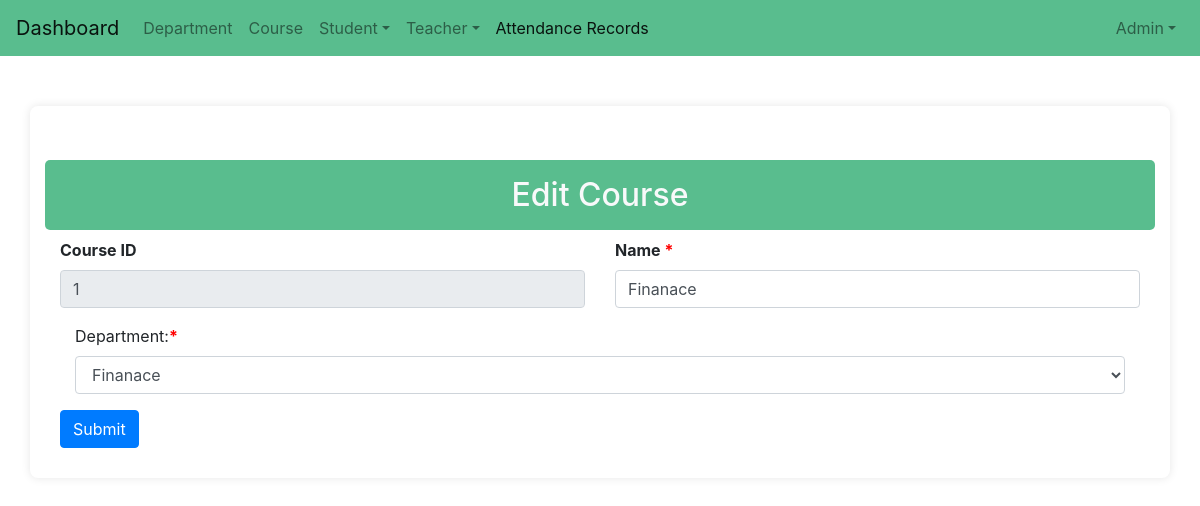
The page /courses_update/1/ (signed in) on the database its author committed.
### attandance/models.py (models this page shows, shortened)
class CustomUser(AbstractUser):
    full_name = models.CharField(max_length=100, null=True)
    phone_number = models.CharField(max_length=15, blank=True, null=True)
    role = models.CharField(max_length=50, null=True)
    date_of_creation = models.DateField(auto_now_add=True, null=True)
    last_login_date = models.DateField(blank=True, null=True)
    is_super_admin = models.BooleanField(default=False)
    teacher = models.OneToOneField(Teacher, on_delete=models.CASCADE, null=True, blank=True)
    objects = CustomUserManager()

class Courses(models.Model):
    course_id = models.CharField(max_length=100, null=True)
    name = models.CharField(max_length=255, )
    department = models.ForeignKey(Department, on_delete=models.CASCADE)
    created_on = models.DateTimeField(auto_now_add=True)
    updated_on = models.DateTimeField(auto_now=True)

class Department(models.Model):
    dep_id = models.CharField(max_length=100, null=True)
    name = models.CharField(max_length=255, )
    description = models.TextField(blank=True, null=True)
    created_on = models.DateTimeField(auto_now_add=True)
    updated_on = models.DateTimeField(auto_now=True)

### attandance/views.py (the view, shortened to what this page needs)
# urls.py: path('courses_update/<int:courses_id>/', views.courses_update, name='courses_update'),
@login_required(login_url='home')
def courses_update(request, courses_id):
    course = get_object_or_404(Courses, pk=courses_id)
    departments = Department.objects.all()
    return render(request, 'admin/courses/courses_update.html', {
        'course': course,
        'departments': departments
    })

### templates/admin/courses/courses_update.html (shortened to what this page needs)
<!DOCTYPE html>
<html lang="en">
{% load static %}
<head>
</head>
<body>
    {% include 'navbar.html' %}
    <div class="container">
        <h2 class="text-center text-light py-3 mt-4" style="background: #59bd8e;">Edit Course</h2>
        <form method="post" enctype="multipart/form-data">
            <div class="container-fluid">
                <div class="row">
                    <div class="col-md-6">
                        <label for="course_id" class="form-label">Course ID</label>
                        <input type="text" class="form-control" id="course_id" value="{{ course.course_id }}" name="course_id" readonly>
                    </div>
                    <div class="col-md-6">
                        <label for="name" class="form-label">Name <span style="color:red;">*</span></label>
                        <input type="text" class="form-control" id="name" name="name" value="{{ form_data.name|default:course.name }}">
                    </div>
                </div>
                <div class="col-md-12 mt-3">
                    <label for="department">Department:<span style="color:red; font-weight:bold;">*</span></label>
                    <select id="department" name="department" class="form-control">
                        {% for department in departments %}
                        <option value="{{ department.id }}" {% if course.department.id == department.id %}selected{% endif %}>{{ department.name }}</option>
                        {% endfor %}
                    </select>
                </div>
                <div class="row mt-3">
                    <div class="col-md-12">
                        <button type="submit" class="btn btn-primary">Submit</button>
                    </div>
                </div>
            </div>
        </form>
    </div>
</body>
</html>

### templates/navbar.html (shortened to what this page needs)
<html lang="en">
<head>
  <link rel="stylesheet" href="https://maxcdn.bootstrapcdn.com/bootstrap/4.5.2/css/bootstrap.min.css">
  <link rel="stylesheet" href="https://cdn.datatables.net/1.13.6/css/jquery.dataTables.min.css">
  <link href="https://cdnjs.cloudflare.com/ajax/libs/select2/4.1.0/css/select2.min.css" rel="stylesheet" />
  <link rel="stylesheet" href="https://cdnjs.cloudflare.com/ajax/libs/font-awesome/5.15.3/css/all.min.css">
</head>
<body>
  <nav class="navbar navbar-expand-lg navbar-light" style="background: #59bd8e;">
    <a class="navbar-brand" href="/dashboard">Dashboard</a>
    <div class="collapse navbar-collapse" id="navbarSupportedContent">
      <ul class="navbar-nav mr-auto">
        <li class="nav-item ">
          <a class="nav-link" href="{% url 'department_list' %}">Department</a>
        </li>
        <li class="nav-item ">
          <a class="nav-link" href="{% url 'courses_list' %}">Course</a>
        </li>
        <li class="nav-item dropdown">
          <a class="nav-link dropdown-toggle" data-toggle="dropdown" href="#">Student</a>
        </li>
        <li class="nav-item dropdown">
          <a class="nav-link dropdown-toggle" data-toggle="dropdown" href="#">Teacher</a>
        </li>
        <li class="nav-item active">
          <a class="nav-link" href="/upload_and_filter_attendance">Attendance Records
       </a>
        </li>
      </ul>
      <ul class="navbar-nav ml-auto">
        {% if user.username is not None %}
        <li class="nav-item dropdown custom-dropdown">
          <a class="nav-link dropdown-toggle" data-toggle="dropdown" href="#">{{ user.username|capfirst }}</a>
        </li>
        {% endif %}
      </ul>
    </div>
</nav>
</body>
</html>

### templates/admin/courses/courses_update.html (style rules this page uses)
body { background-color: #f8f9fa; font-family: Arial, sans-serif; }
.container { max-width: 800px; background: #ffffff; padding: 30px; border-radius: 8px; box-shadow: 0 0 10px rgba(0, 0, 0, 0.1); margin-top: 50px; }
h2 { background-color: #59bd8e; color: white; padding: 15px; border-radius: 5px; font-size: 1.5rem; text-align: center; }
.form-label { font-weight: bold; }
.form-control { border-radius: 5px; }
.btn-primary { background-color: #59bd8e; border: none; border-radius: 5px; padding: 10px 20px; font-size: 1rem; }

### rows shown on the page
CustomUser: username "Admin"
Courses: course_id "1", name "Finanace", department "Finanace"
